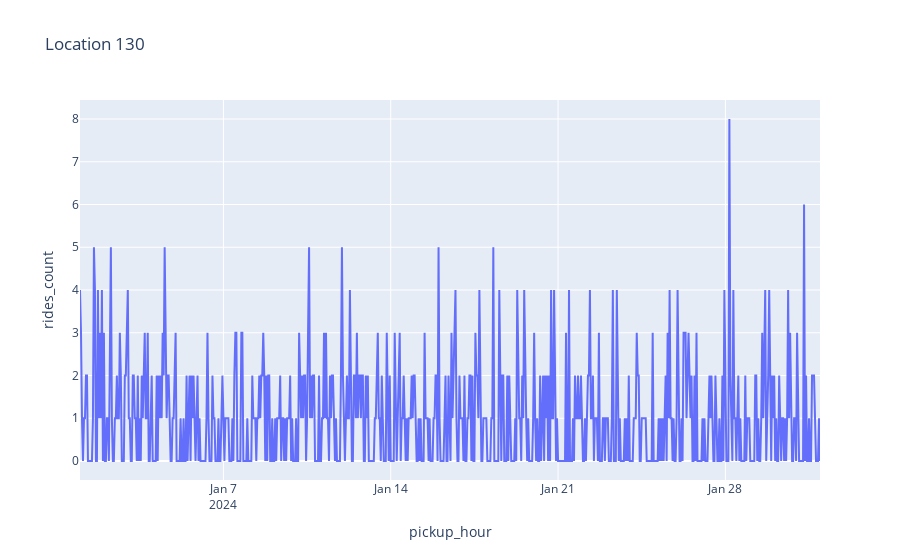
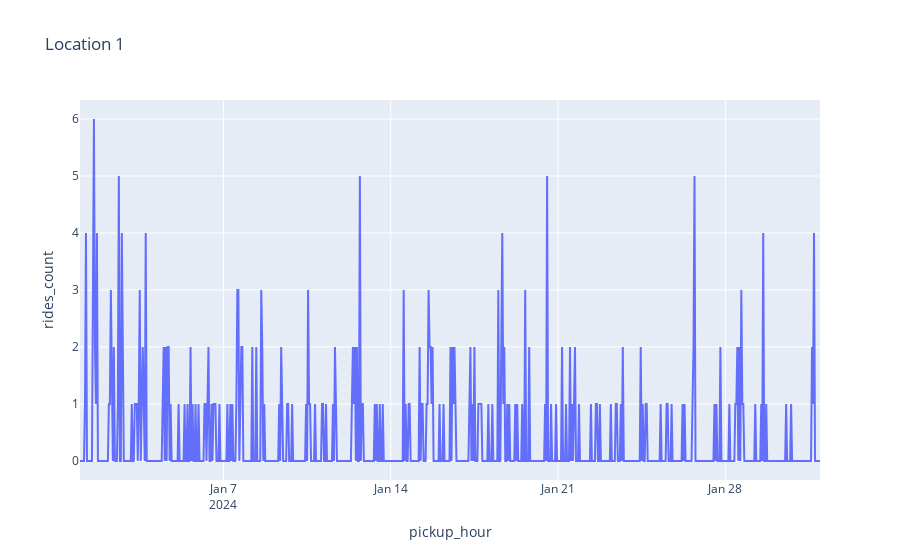

The cell these charts' notebook holds for them, in order:
### Markdown cell above
# PLOTLY TO VISUALIZE TIME SERIES

### Code cell
import plotly.express as px
from typing import Optional, List

def plot_rides(df:pd.DataFrame, locations: Optional[List[int]] = None):
    if locations is None:
        locations = df["pickup_location_id"].unique()
    for location in locations:
        df_location = df[df["pickup_location_id"] == location]
        fig = px.line(df_location, x="pickup_hour", y="rides_count", title=f"Location {location}")
        fig.show()

plot_rides(agg_rides_all_slots, [130,1])

### Figure 1 — Plotly figure (JSON) as saved in the notebook; plotly's stock layout.template omitted (floating-point values rounded to 4 significant figures; data arrays with more than 128 entries replaced by an {"elided": "..."} marker saying what was removed)
{"data": [{"hovertemplate": "pickup_hour=%{x}<br>rides_count=%{y}<extra></extra>", "legendgroup": "", "line": {"color": "#636efa", "dash": "solid"}, "marker": {"symbol": "circle"}, "mode": "lines", "name": "", "orientation": "v", "showlegend": false, "type": "scatter", "x": {"elided": "744 str values"}, "xaxis": "x", "y": {"elided": "744 int values"}, "yaxis": "y"}], "layout": {"legend": {"tracegroupgap": 0}, "title": {"text": "Location 130"}, "xaxis": {"anchor": "y", "domain": [0, 1], "title": {"text": "pickup_hour"}}, "yaxis": {"anchor": "x", "domain": [0, 1], "title": {"text": "rides_count"}}}}

### Figure 2 — Plotly figure (JSON) as saved in the notebook; plotly's stock layout.template omitted (floating-point values rounded to 4 significant figures; data arrays with more than 128 entries replaced by an {"elided": "..."} marker saying what was removed)
{"data": [{"hovertemplate": "pickup_hour=%{x}<br>rides_count=%{y}<extra></extra>", "legendgroup": "", "line": {"color": "#636efa", "dash": "solid"}, "marker": {"symbol": "circle"}, "mode": "lines", "name": "", "orientation": "v", "showlegend": false, "type": "scatter", "x": {"elided": "744 str values"}, "xaxis": "x", "y": {"elided": "744 int values"}, "yaxis": "y"}], "layout": {"legend": {"tracegroupgap": 0}, "title": {"text": "Location 1"}, "xaxis": {"anchor": "y", "domain": [0, 1], "title": {"text": "pickup_hour"}}, "yaxis": {"anchor": "x", "domain": [0, 1], "title": {"text": "rides_count"}}}}
